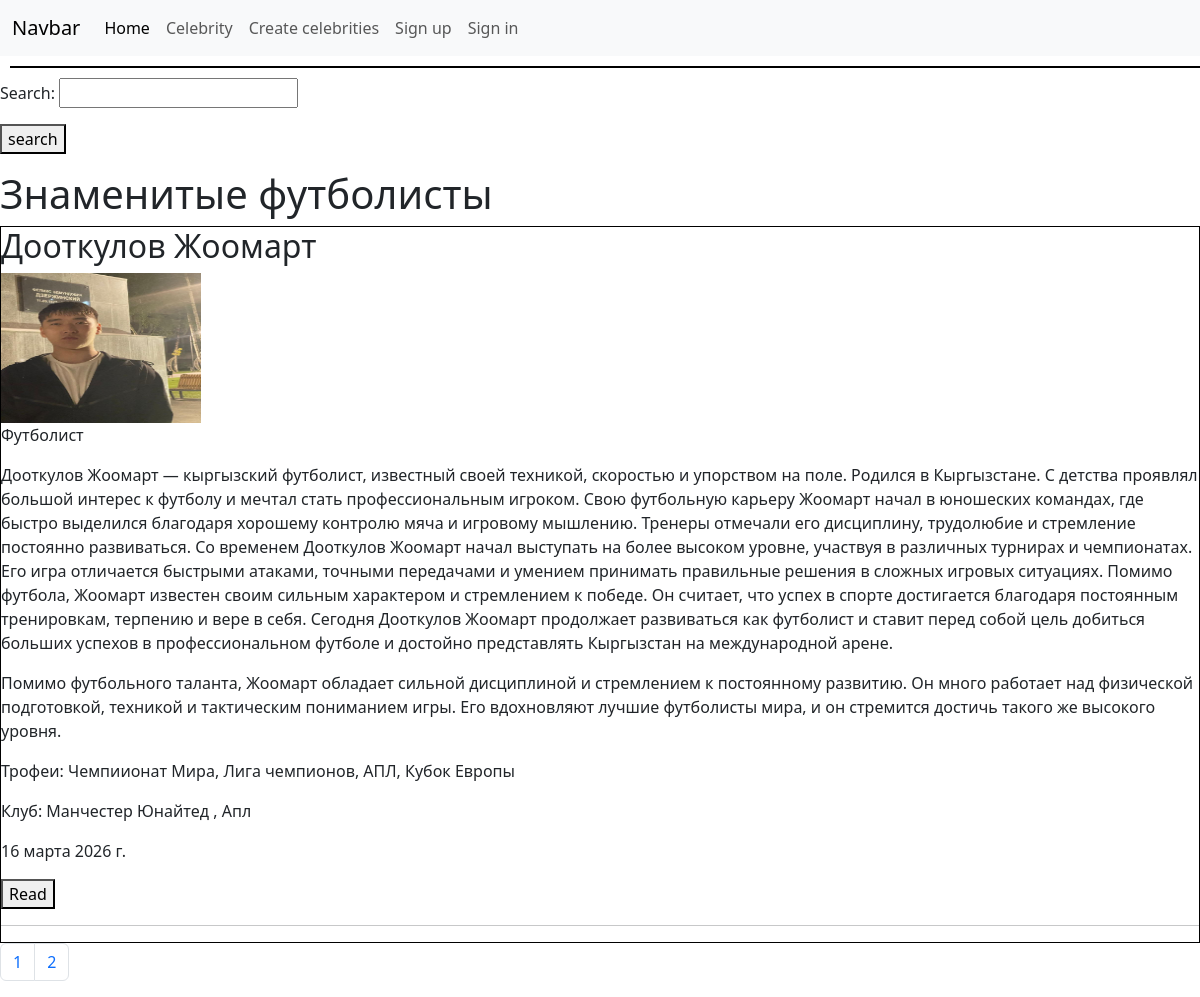
The app's page /celebrities/?page=2, older data.
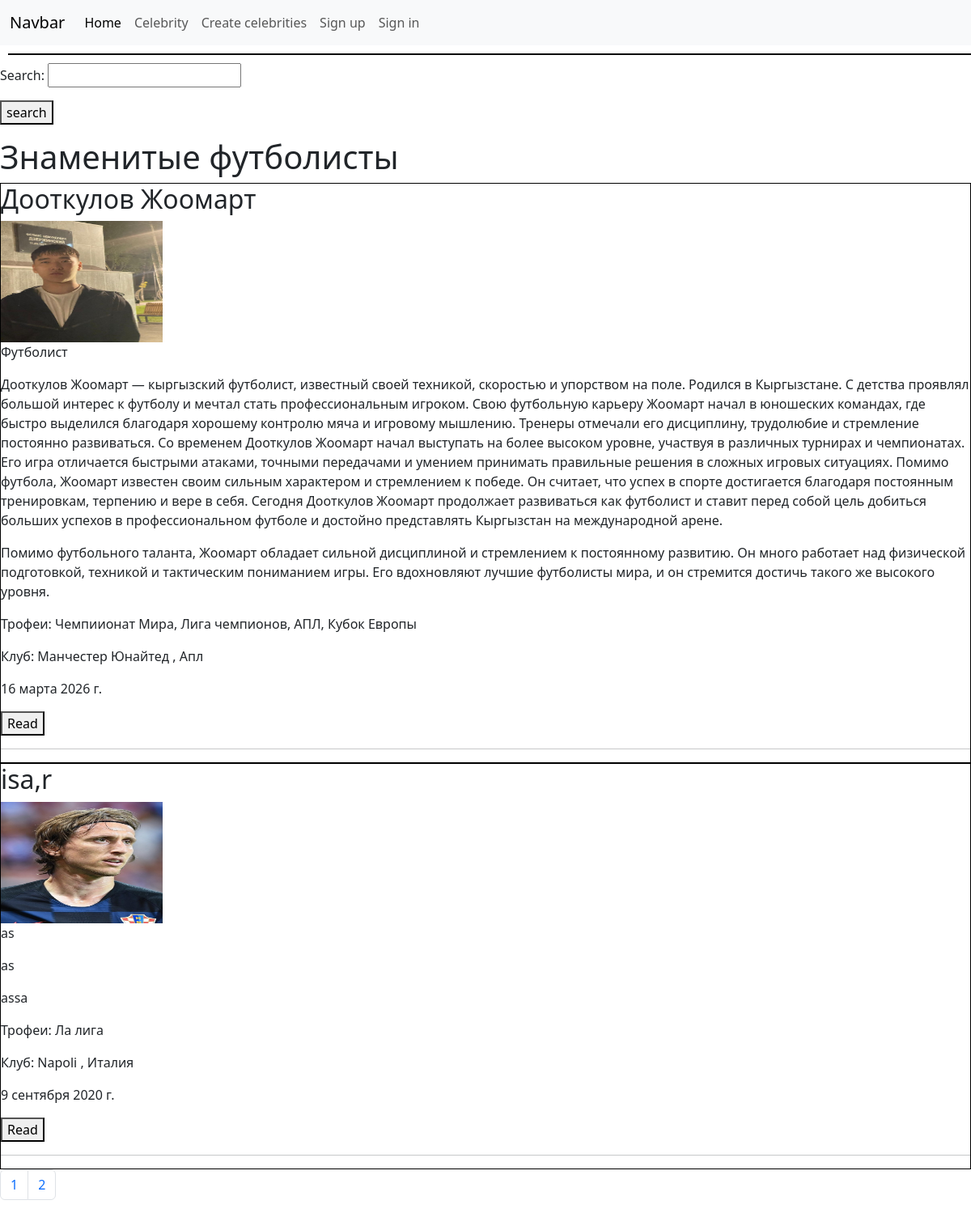
The same page, newer data.
### main/models.py (models this page shows, shortened)
class Celebrities(models.Model):
    name = models.CharField('И.Ф.О', max_length=50)
    image = models.ImageField(null=True , blank = True , upload_to= 'main')
    profession = models.CharField('Профессия' , max_length=50)
    discription = models.TextField('Биография')
    content = models.TextField('Контент' , null=True , blank= True )
    date = models.DateField('Дата публикации')
    club = models.ForeignKey(Club , on_delete= models.CASCADE , null=True)
    trophy = models.ManyToManyField(Trophy)

class Trophy(models.Model):
    name = models.CharField(max_length=100)

class Club(models.Model):
    name = models.CharField(max_length=100)
    liga = models.CharField(max_length=100)
    def __str__(self):
        return f"{self.name } , {self.liga}"

### main/views.py (the view)
# urls.py: path('celebrities/',views.celebrity_list, name='Celebrity'),
def celebrity_list(request):
    if request.method == "GET":
        all_celebrities = Celebrities.objects.all()
        form = SearchForm(request.GET)
        if not form.is_valid():
            return HttpResponse("Error")
        search = form.cleaned_data.get("search", None)
        if search :
            all_celebrities = all_celebrities.filter(Q(name__icontains = search))
        limit = 3
        page = int(request.GET.get("page", 1))
        max_page =math.ceil(all_celebrities.count() / limit )
        list_pages = range(1 , max_page +1 )
        start = (page -1)* limit
        end = page * limit
        all_celebrities = all_celebrities[start:end]
        return render(request , 'main/index.html',{'celebrities' : all_celebrities, "form" : form , "list_pages":list_pages})

### main/form.py
class SearchForm(forms.Form):
    search = forms.CharField(required=False)

### main/templates/main/index.html (shortened to what this page needs)
{% extends 'main/home.html'%}
{% block content %}
<div style="width: 100%; border: 1px solid; border-color: black; margin: 10px"></div>
<form method="GET" enctype="multipart/form-data">
    {{form.as_p}}
    <button type="submit">search</button>
</form>
    <h1>Знаменитые футболисты</h1>
{% for c in celebrities %}
<div class = 'book' style="width: auto; border: 1px solid ; border-color : black">
    <h2>{{ c.name }}</h2>
    <img src="{{c.image.url}}"width="200" height="150">
    <p>{{ c.profession }}</p>
    <p>{{ c.discription }}</p>
    <p>{{ c.content }}</p>
   <p>
Трофеи:
{% for t in c.trophy.all %}
    {{ t.name }}{% if not forloop.last %}, {% endif %}
{% endfor %}
</p>
    <p>Клуб: {{ c.club }}</p>
    <p>{{ c.date }}</p>
    <a href="/celebrity/{{c.id}}">
        <button>Read</button>
    </a>
    <hr>
</div>
{% endfor %}
<nav aria-label="Page navigation example">
  <ul class="pagination">
    {% for i in list_pages %}
    <li class="page-item"><a class="page-link" href="?page={{i}}">{{i}} </a></li>
   {% endfor %}
  </ul>
</nav>
{% endblock content %}

### main/templates/main/home.html (shortened to what this page needs)
<link rel="stylesheet" href="https://cdn.jsdelivr.net/npm/bootstrap@5.3.3/dist/css/bootstrap.min.css">
<nav class="navbar navbar-expand-lg bg-body-tertiary">
  <div class="container-fluid">
    <a class="navbar-brand" href="#">Navbar</a>
    <div class="collapse navbar-collapse" id="navbarNav">
      <ul class="navbar-nav">
        <li class="nav-item">
          <a class="nav-link active" aria-current="page" href="/">Home</a>
        </li>
        <li class="nav-item">
          <a class="nav-link" href="/celebrities/">Celebrity</a>
        </li>
          <li class="nav-item">
          <a class="nav-link" href="/create-celebrities/">Create celebrities</a>
        </li>
           {% if request.user.is_authenticated %}
         <li class="nav-item">
          <a class="nav-link" href="/sign_out/">Sign out</a>
        </li>
        {% else %}
          <li class="nav-item">
          <a class="nav-link" href="/sign_up/">Sign up</a>
        </li>
        <li class="nav-item">
          <a class="nav-link" href="/sign_in/">Sign in</a>
        </li>
        {% endif %}
      </ul>
    </div>
  </div>
</nav>
{% block content %}
{% endblock content %}

Row changes from the older to the newer data that the page shows:
added Celebrities: name "isa,r", image (picture), profession "as", discription "as", content "assa", club "Napoli , Италия", date "9 сентября 2020 г."
now on this page (row unchanged): Trophy: name "Ла лига", shown under "isa,r"
